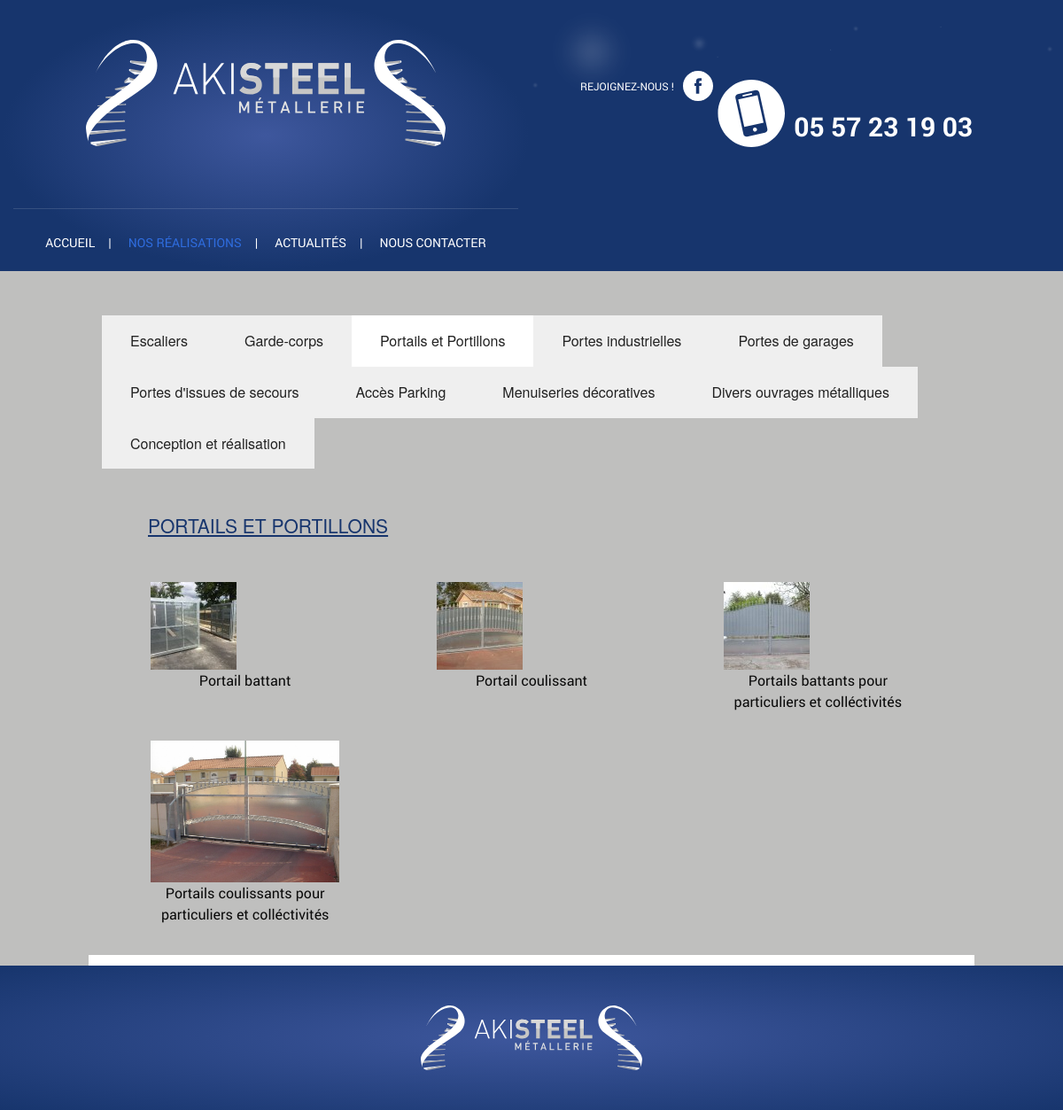
The page /realisations.php?nc=121 on the database as committed earlier.
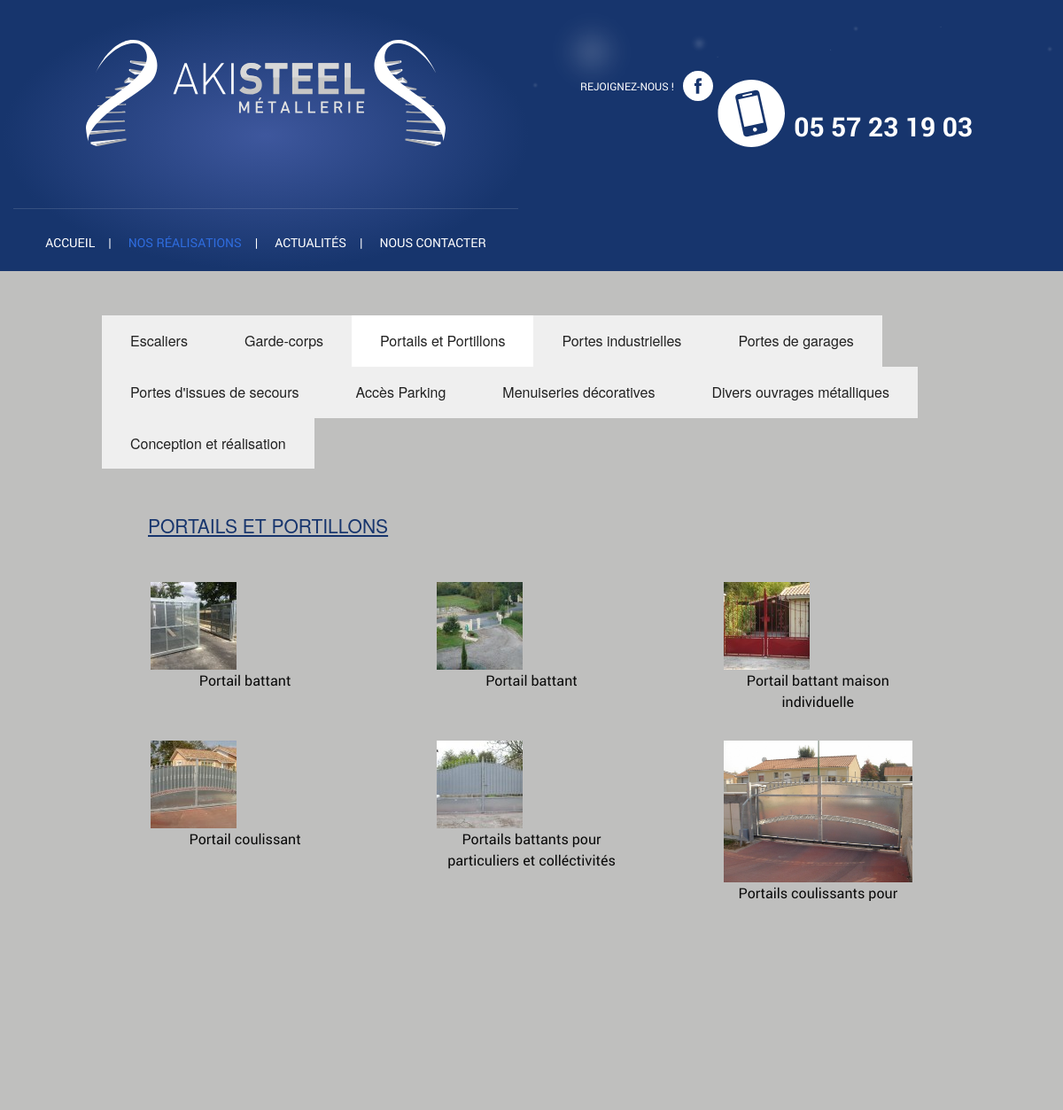
The same page on the database as committed later.
### tables this page shows
CREATE TABLE `catproduct` (
  `id` int(10) unsigned NOT NULL AUTO_INCREMENT,
  `id_parent` int(11) NOT NULL,
  `nom` varchar(50) NOT NULL,
  `image` varchar(50) NOT NULL,
  `ordre_affichage` int(11) NOT NULL DEFAULT '1',
  PRIMARY KEY (`id`)
);

CREATE TABLE `product` (
  `id` int(10) unsigned NOT NULL AUTO_INCREMENT,
  `id_categorie` int(11) NOT NULL,
  `nom` varchar(100) NOT NULL,
  `description` text NOT NULL,
  `fichier_pdf` varchar(100) NOT NULL,
  `online` enum('0','1') NOT NULL DEFAULT '0',
  PRIMARY KEY (`id`)
);

CREATE TABLE `product_image` (
  `num_image` int(11) NOT NULL AUTO_INCREMENT,
  `num_produit` int(11) NOT NULL,
  `fichier` varchar(100) NOT NULL,
  `defaut` enum('oui','non') NOT NULL DEFAULT 'non',
  PRIMARY KEY (`num_image`)
);

### admin/classes/StorageManager.php (called while the page is built, shortened)
<?php
class StorageManager{
	protected function dbConnect() {
	    $host = DBHOST;
	    $user = DBUSER;
	    $pass = DBPASSWD;
	    $bdd  = DBNAME;
		try {
			$this->mysqli = new mysqli ($host, $user, $pass, $bdd) ;
		} catch (Exception $e) {
			throw new Exception("Erreur Connexion DB ". $e->getMessage());
		}
	}
}
?>

### admin/classes/Categorie.php (called while the page is built, shortened)
<?php
require_once("StorageManager.php");
class Categorie extends StorageManager {
	public function load( $id, $debug=false ){
		$new_array = null;
		$requete = "SELECT * FROM `catproduct` WHERE id = " . $id ;
		$result = mysqli_query( $this->mysqli, $requete );
		while( $row = mysqli_fetch_assoc( $result ) ) {
			$new_array[] = $row;
		}
		return $new_array;
	}
	public function getListe( $tab=array(), $debug=false ) {
		$champ_souhaite = ( $tab[ "champ" ] != '' ) ? $tab[ "champ" ] : "*";
		$requete = "SELECT " . $champ_souhaite . " FROM `catproduct`";
		if ( $tab[ "where" ] == '' ) {
			$requete .= " WHERE id > 0";
			if ( !empty( $tab ) ) {
				foreach( $tab as $champ => $val ) {
					if ( $champ != "champ" && $champ != "order_by" && $champ != "sens" )
						$requete .= " AND " . $champ . " = '" . addslashes( $val ) . "'";
				}
			}
			$order_by = ( $tab[ "order_by" ] != "" ) ? $tab[ "order_by" ] : "ordre_affichage";
			$sens = ( $tab[ "sens" ] != "" ) ? $tab[ "sens" ] : "ASC";
			$requete .= " ORDER BY " . $order_by . " " . $sens;
		}
		else $requete .= $tab[ "where" ];
		$result = mysqli_query( $this->mysqli, $requete );
		while( $row = mysqli_fetch_assoc( $result ) ) {
			$new_array[] = $row;
		}
		return $new_array;
	}
}

### admin/classes/Produit.php (called while the page is built, shortened)
<?php
require_once("StorageManager.php");
require_once("Categorie.php");
class Produit extends StorageManager {
	public function getListe( $tab=array(), $debug=false ) {
		$champ_souhaite = ( $tab[ "champ" ] != '' ) ? $tab[ "champ" ] : "*";
		$requete = "SELECT " . $champ_souhaite . " FROM `product`";
		if ( $tab[ "where" ] == '' ) {
			$requete .= " WHERE id > 0";
			if ( !empty( $tab ) ) {
				foreach( $tab as $champ => $val ) {
					if ( $champ != "champ" && $champ != "order_by" && $champ != "sens" )
						$requete .= " AND " . $champ . " = '" . addslashes( $val ) . "'";
				}
			}
			$order_by = ( $tab[ "order_by" ] != "" ) ? $tab[ "order_by" ] : "nom";
			$sens = 	( $tab[ "sens" ] != "" ) ? $tab[ "sens" ] : "ASC";
			$requete .= " ORDER BY " . $order_by . " " . $sens;
		}
		else $requete .= $tab[ "where" ];
		$result = mysqli_query( $this->mysqli, $requete );
		while( $row = mysqli_fetch_assoc( $result ) ) {
			$new_array[] = $row;
		}
		return $new_array;
	}
}

### admin/classes/Produit_image.php (called while the page is built, shortened)
<?php
require_once("StorageManager.php");
class Produit_image extends StorageManager {
	public function getImageDefaut( $num_produit=0, $debug=false ) {
		$requete = "SELECT * FROM `product_image`
			WHERE num_produit = " . intval( $num_produit ) . "
			AND defaut = 'oui'";
		$result = mysqli_query( $this->mysqli, $requete );
		$row = mysqli_fetch_assoc( $result );
		return $row;
	}
}

### realisations.php (the view, shortened to what the changed rows need)
<?
	require $_SERVER[ "DOCUMENT_ROOT" ] . "/admin/classes/Produit.php";
	require $_SERVER[ "DOCUMENT_ROOT" ] . "/admin/classes/Produit_image.php";
	$debug = 			false;
	$categorie = 		new Categorie();
	$produit = 			new Produit();
	$produit_image =	new Produit_image();
	$num_categorie = 	$_GET[ "nc" ];
	$data_categorie = 	$categorie->load( $num_categorie, $debug );
	if ( 1 == 1 ) {
		unset( $recherche );
		$recherche[ "id_parent" ] = 0;
		$recherche[ "order_by" ] = 	"ordre_affichage";
		$liste_categorie = $categorie->getListe( $recherche, $debug );
	}
	if ( !empty( $data_categorie ) ) {
		if ( 1 == 1 ) {
			unset( $recherche );
			$recherche[ "id_parent" ] = $num_categorie;
			$recherche[ "order_by" ] = 	"ordre_affichage";
		}
		if ( 1 == 1) {
			unset( $recherche );
			$recherche[ "id_categorie" ] = 	$num_categorie;
			$recherche[ "online" ] = 		'1';
			$liste_produit = $produit->getListe( $recherche, $debug );
		}
	}
?>
<!doctype html>
<html class="no-js" lang="fr" dir="ltr">
	<head>
		<? include( $_SERVER[ "DOCUMENT_ROOT" ] . "/inc/meta.php" ); ?>
	</head>
	<body class="realisations">
		<div class="row fullwidth content2">
			<div class="row contenu-realisations">
				<div class="titre3">
    				<div class='large-12 medium-12 small-12 columns'>
    				<?
    				if ( !empty( $liste_categorie ) ) {
    					echo "<ul class='tabs' data-tab>\n";
    					foreach ( $liste_categorie as $_categorie ) {
    						$actif = ( $_categorie[ "id" ] == $num_categorie ) ? "active" : "";
    						echo "<li class='tab-title " . $actif . "'><a href='./realisations.php?nc=" . $_categorie[ "id" ] . "'>" . $_categorie[ "nom" ] . "</a></li>\n";
    					}
    					echo "</ul>\n</div><div class='large-12 columns'>";
    				}
				if ( !empty( $liste_produit ) ) {
					echo "<h3>" . $data_categorie[ 0 ][ "nom" ] . "</h3><br>\n";
					foreach ( $liste_produit as $_produit ) {
						$id_produit = 	$_produit[ "id" ];
						$nom = 			$_produit[ "nom" ];
						$image_defaut = $produit_image->getImageDefaut( $id_produit, $debug );
						echo "<div class='large-4 medium-4 small-12 columns'>\n";
						echo "	<figure>\n";
						echo "		<a href='/realisation-detail.php?id=" . $id_produit . "'><img src='/photos/produit/realisation_liste" . $image_defaut[ "fichier" ] . "' /></a>\n";
						echo "		<figcaption>" . $nom . "</figcaption>\n";
						echo "	</figure>\n";
						echo "</div>\n";
					}
				}
				?>
				</div>
			</div>
		</div>
	</body>
</html>

Rows that differ between the two databases and show on the page:
added product: product_image.fichier (picture), nom "Portail battant"
added product: product_image.fichier (picture), nom "Portail battant maison individuelle"
